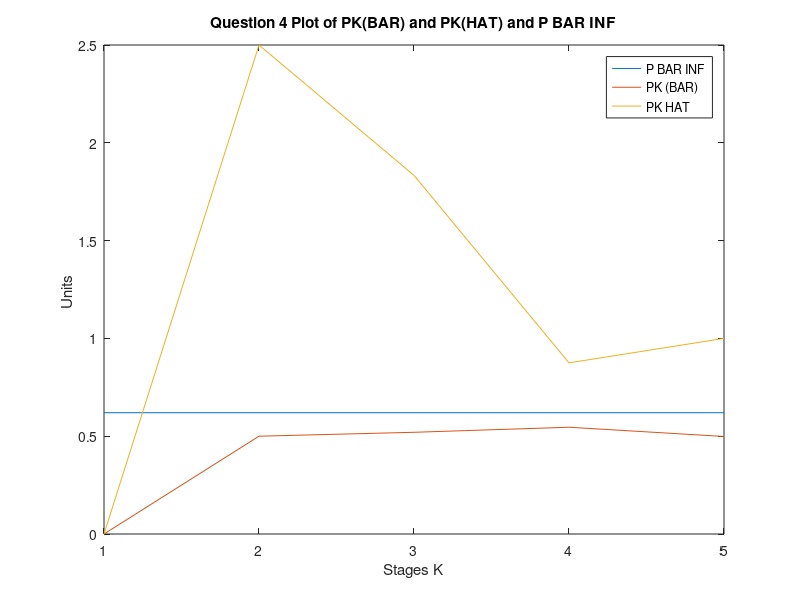
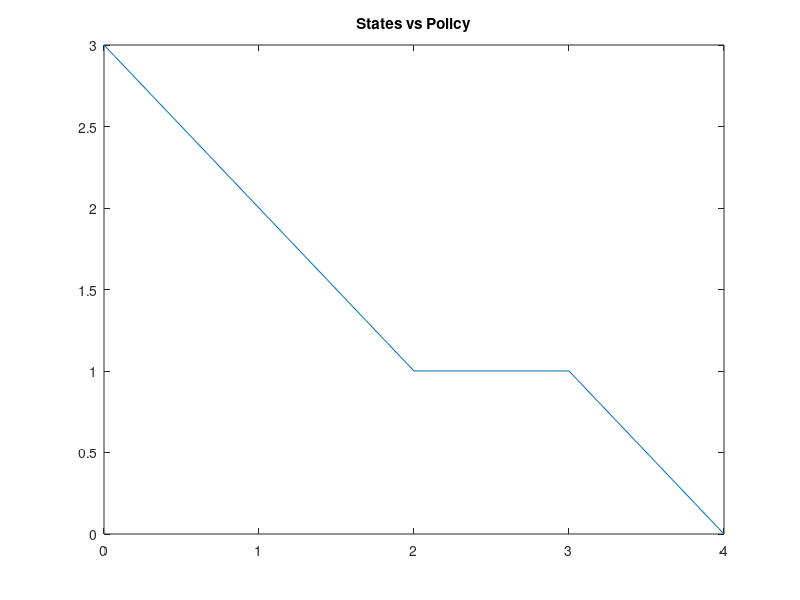
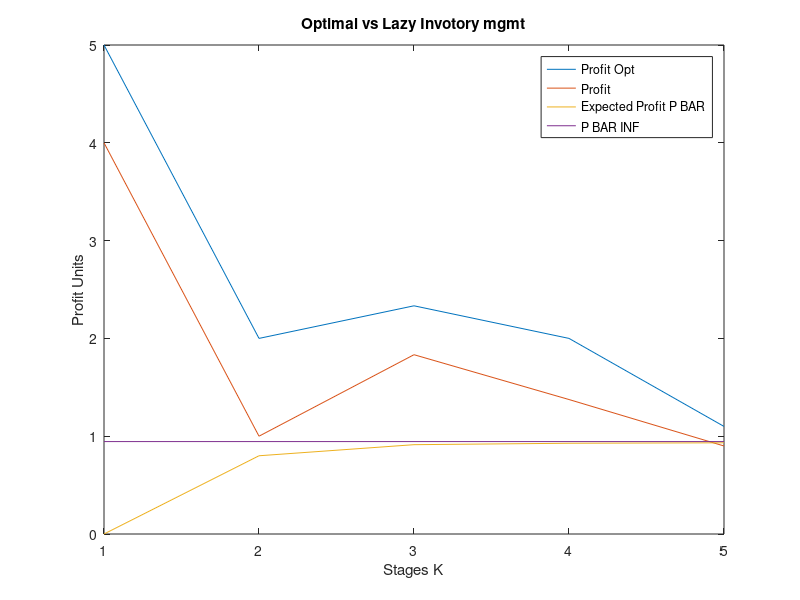
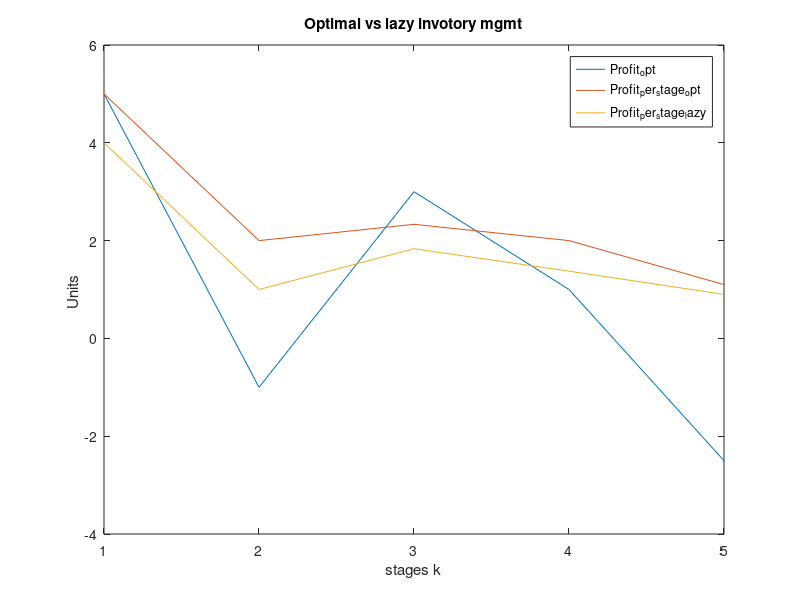

Write the MATLAB code that produced these figures, in order.
%Markov HW
%Dan S. Cohen
%DATE: 9/6/2021
% Assigment Number 1 
%% Inputs

clear all; 
clc;
%n = 20
n = input('Number of sates? ') % Number of sates = n

P = zeros(n,n);
PL = zeros(n,n);
% Transistion probability matrix = P
% Inital Distibution P0
P0 = zeros(n,n);
P0(1,1)= 1;

% Number of stages
%k = 1000
k = input('Number of stages? ') % Number of sages = k

%k = [1,2,3,4,5,6,7,8,9,10,11,12];% stages


% Calc Profit 
m = 0.5; % mait cost
c = 1; % cost of each item
r = 2; % rev of each unit
p = 1; % penalty
M = n; % max units, The problem outlies we look that M being M-1,
% I have defined it one unit larger 
%k = linspace(1, k, k)
Reward = zeros(n,1);

%% Section 1: Lazy Stocking Control

total_d = 1/M;
d = 1/M;

P(1,:) = d;
P(n,:) = d;
first_e = true;

% loading the probabilty transtion matrix
    
for j=2:n-1
    P(j,1)=1-total_d;
   
    total_d = total_d + d;
        
end

count = 2;
for i=2:n-1
    
    for col=2:count
        PL(i,col)= d;
        
    end
    count = count +1;
    
    
end

P = P + PL;

% end of loading the prob. trans matrix

% 
% Reward(1)=-3*c+((M-1)/2)*r;
% Reward(n)=-(M-1)*m+((M-1)/2)*r;
% 
% for i=2:n-1
%     
%     weight = zeros(i,1);
%     for ii = 1:i-1
%         
%         weight(end-ii)=ii;
%         
%     end
%         
%         
%     Reward(i) =   -(ii)*m+dot(P(i,1:i),weight)*r-p*(((M-1)/2)-ii);  
%     
%     
%     
% end

% M  = 4 not 3 here 

% claculating the reward matrix based oy running throuhgh all posible
% states and actions in part 1
for state=1:M 
    
    
  
       
    state_ = state -1;
   
   for demand=1:M
       demand_= demand - 1;
       profit = 0;
       
       if(state_ == 0)
           
           action = M-1;
           
       else 
           
           action = 0;
           
       end
       
       
       if demand_ > state_ + action
           
           profit = -(m*state_+c*action)+r*(state_+action)-p*(demand_-state_-action);
           
       elseif demand_ <= state_ + action
           
           profit = -(m*state_+c*action)+r*demand_;
           
           
       end

       Reward(state,demand) =   profit;
       
       
       
   end 
   
    
    
    
end


temp = Reward;
Reward = zeros(1,M)';

% rencoding the reward matrix into the Expected(reward) vector
% this is done by summing through j and dividing by M (my M) or the M+1 in
% the problem
for demand = 1:M
    
    Reward(demand) = sum(temp(demand,:))/M;

    
end 



Expected_Profit_per_stage =0;
Expected_Profit_per_stage_saved_per=zeros(1,k);
% Part 1 claculating the expected profit 
for t=1:k
    
    
    if t==k % discount case 
        
        Expected_Profit_per_stage = Expected_Profit_per_stage+(P0*((P^(t-1))*Reward/2));
        
        
    else  % all other cales
        Expected_Profit_per_stage=Expected_Profit_per_stage+P0*((P^(t-1))*Reward);
        % using the intial P0 where we known where we start we can calculat
        % the expect profit in a state
        
    end 
    
    Expected_Profit_per_stage_saved_per(t)=Expected_Profit_per_stage(1)/t;
    % save the per value and normize with respect to the current full stage
    % length 
end 

Expected_Profit_per_stage=Expected_Profit_per_stage/k; % save and normize again by the final stage value given

%% part 2 
% Generating the states based on Max-Gumble

rng(0); % seed random var for matlab so aid in direct comparision of code 
for i =1:k
    
    U_vector(i)=rand;
    
    G(i)=-log(-log(U_vector(i)));
    
end 


Uniform_var = rand;
G(1) = -log(-log(Uniform_var));


k_m1 = 1;
k = linspace(1, k, k);
S = zeros(1,length(k)); % stock level
for stage =1:length(k)
    
    
    
    U_vector=rand(1,n);
    
    G = -log(-log(U_vector));
    
    
    [maxV,index] = max(G + log(P(k_m1,1:n))) ;
    S(stage) = index;
    k_m1 = S(stage);
    
    
    
end 




% for states first one, layz 

%S = zeros(1,length(k)); % stock level
D = zeros(1,length(k)); % demand
U = zeros(1,length(k)); % policy to restock


S(1) = 0;
S(2:end)=S(2:end)-1; % bring all sates down by 1 so the range starts at 0
 K =[1:1:length(k)]; 
D = randi([0,M-1],[1,length(k)]); % demand for the system
for index = 1:length(K)
    
    
    for stage = 1:index
        
        %randi(M,1,1)
        
        maint_cost = m*S(stage);
        
        %D(stage) = randi([0,M-1],1);
        
        
        if S(stage) <= 0
            U(stage) = M-1;
            
        end 
        
        
        
%         S(stage+1) = (U(stage)-D(stage));
%     
%         if(S(stage+1)<0)
%         
%             S(stage+1)=0;
%         
%         end
%     
%         if(S(stage)<0)
%         
%             S(stage)=0;
%         
%         end
        
        %disp('demand');
        %disp(D(stage));
        
        %S_avg(stage) = sum(S(1:stage))/stage
        %maint cost
        %U(stage) = abs(M-S_avg(stage)) % need to work out policy
        
        if(stage ==index) % dicount case 
            
            Profit(stage) = 0.5*(S(stage));
        
        elseif (D(stage)> S(stage)+U(stage)) % more demand then what you can sell
             Profit(stage) = -(maint_cost+c*U(stage))+r*(S(stage)+U(stage))-p*(D(stage)-S(stage)-U(stage));
        
        elseif (D(stage)<= S(stage)+U(stage)) % less demand then what you can sell
            Profit(stage) =   -(maint_cost+c*U(stage))+r*D(stage);
        end 
        
        
%         if S(stage) <= 0
%             %U(stage) = M-1;
%             Profit(stage) =   -(c*U(stage))+r*D(stage);
%             %disp('restocking all')
%             
%         elseif S(stage) > 0
%             %U(stage) = 0;
%             %disp('not buying any more stock')
%             
%             if(D(stage)> S(stage)+U(stage))
%                 %disp('demand biger then stock')
%                 Profit(stage) = -(maint_cost+c*U(stage))+r*(S(stage)+U(stage))-p*(D(stage)-S(stage)-U(stage));
%                 
%             end
%             
%             if(D(stage)<= S(stage)+U(stage))
%                 %disp('demand less then stock')
%                 Profit(stage) =   -(maint_cost+c*U(stage))+r*D(stage);
%                 
%                 if (stage ==index)
%                     
%                     %disp('left over')
%                     % Halfcost
%                     Profit(stage) =Profit(stage)+ 0.5*(S(stage));
%                     
%                 end
%                 
%                 
%             end
%             
%         end

        
    end 
    
    
   
    total = sum(Profit); % calculating the total profit 
  
    Profit_per_stage(index) = total/index; % finding the proit per stage
    
    %disp('total supply')
    
    
       

        
    
    %S(stage+1)=S(stage)+U(stage)-D(stage)
    
    %if(S(stage+1)<= 0)
        
        %S(stage+1) = 0;
        
    %end 
    
    %Profit_per_stage(stage)= Profit_per_stage(stage) + Profit(stage)/stage
    
    
end

disp('Profit per stage') 
% disp(sum(Profit)/length(k))
% 
% Profit_per_stage = zeros(1,length(k));
% 
% for key =1:length(k)
%     
%        temp= Profit(1:key);
%        
%        Profit_per_stage(key) = sum(temp)/key;
%     
%     
% end 





one = size(P);


w = [eye(one(1))-P,ones(one(1),1)];

% Calculating the Avg reward per stage 

PIE = [ones(1,one(1))]*[w*w.']^-1;

PerStageProfit = PIE*Reward

% Plotting for part 1 
 

plot(K,PerStageProfit*ones(1,length(k)))
hold on 
plot(K,Expected_Profit_per_stage_saved_per)
hold on 
plot(K,Profit_per_stage)
title('Question 4 Plot of PK(BAR) and PK(HAT) and P BAR INF') 
xlabel('Stages K')
ylabel('Units '); 
legend('P BAR INF','PK (BAR)','PK HAT');

%% Part 2 system allowing the policy to be calulated
% Part 2
Transition = {};
count = 0;

total_d = 0;
d = 1/M;
start_number = 1;
% for action = 1:M
%     Transition{action} = zeros(M);
%     total_d = 0;
%     
%     for i = 1:M-count
%         
%         Transition{action}(i,1)= start_number-total_d
%         total_d = total_d + d;
% 
%            
%       
%     end 
%  
%     start_number =  start_number-d     ;  
%     
%     count = count +1 ;
%     
%  
%     
% end
% 
% count=0;
% col_count = M-1;
% start_number_count = 0;
% for action = 1:M
%     
%    
%      for i = 1:M-count
%      
%           j = start_number_count:col_count;
%               
%                 Transition{action}(i,2:j(i)+1)=1/M;
%           
%           
%      end 
%         
%     start_number_count = start_number_count+1  ;
%     count = count +1 ;
%    
%   
%  
% end

% Calculating the Transtion Prob matrices
Transition  = {};

count=0;
for j=1:1
    
    Transition{j} = zeros(M);
   
    for i = 1:M
        total_d = 0;
        for a = 1:M-count
        
            Transition{j}(a,i) = start_number-total_d;
            total_d = total_d + d;    
        
        end 
        start_number =  start_number-d;
        count = count + 1 ;
    end 
    
         
    
end 


for j=2:M
    
    Transition{j} = zeros(M);
   
    for i = 1:M
        total_d = 0;
        for a = 1:M
            if  (i+a)-1-1<=M-1 && (j-1 <= i + a -1 -1)
                Transition{j}(a,i) = d ; 

            end 
              
        
        end 
        
    end 
    
         
    
end 


Temp  = Transition;

for a=1:M
    for i=1:M 
        for j=1:M  
            Transition{a}(i,j) = Temp{j}(a,i);
        end 
    end 
end 

% finish re-encode into "each cell being action" and "going from i to j"

% calculating the reward of the sytem
Reward_From_Action = {};

%Reward(1)=-3*c+((M-1)/2)*r;
%Reward(n)=-(M-1)*m+((M-1)/2)*r;


for i = 1:M
    
%     weight = zeros(i,1);
%     for ii = 1:i-1
%         
%         weight(end-ii)=ii;
%         
%     end
%     
    for demand = 1:M
    
        for act= 1:M
            
            j = i+a-demand;
            
            
            
            if(i+act)-1-1>M-1 ||(i+act)-1-1<j-1 % Is it even posible  grater or equal?
                Reward_From_Action{i}(act,demand)= 0;
            
            else
                             
                if demand > i+act % should the system get reward
                    
                    
                    rew_units = (i+act-j-1); % reward 
        
                   Reward_From_Action{i}(act,demand) = -(i)*m-(act)*c+rew_units*r-p*(demand-i-act);
        
                else 
                    rew_units = (demand-1); % reward 
                   Reward_From_Action{i}(act,demand) = -(i)*m-(act)*c+rew_units*r;
                end
                
             
                
                
            end
        end
    end
end

%finding the expceted profit by state and action 

for i = 1:M 
    
    for act = 1:M 
        curr_profit_val = 0 ;
        for demand = 1:M 
            
            curr_profit_val = curr_profit_val+ Reward_From_Action{i}(act,demand);
            
            
        end 
        avg_profit(i,act) = curr_profit_val/M;
        
        
        
    end 
    
    
    
    
end 


% expected profit 
disp('expected profit in single stage under each action state pair')
disp(avg_profit)

% value interation per stage

V_new = ones(M,1)*0;
V_new(M) = 0;
V_old = 0;
curr_val = 0;
        

val_iter_profit = 0 ;
V0 =0;;

%V(end)=V0;
% Value interation, at each k in time slot 

k = length(k);
    
    
for index = 1:length(K)     
    
    policy_over_time = zeros(1,index);
    V = ones(M,index)*-inf;
    termal_profit = [0:M-1]*(r/2);
    V(:,end) = termal_profit; % load in termal profit
    
    K_ = index; % creating the K from the notes 
    while K_ >0
        for i=1:M
            for act=1:M
                curr_val =0 ;
                curr_val = avg_profit(i,act)+Transition{act}(i,:)*V(:,K_);
                if K_-1<=0 % if we run out of inter the break out
                    break
                end
                %V(i,k-1) = max(V(i,k-1),curr_val)
                if V(i,K_-1) < curr_val % if the clac curr val is biger then we need to reset the V(State at that stage)
                    V(i,K_-1) = curr_val;
                    recored_actions(K_) = act;
                    recored_index(K_)   = i;
                    
                end
            end
            
        end
        
        K_ = K_ - 1; % decrement K 
        
    end
    
    expected_profit_from_empy_warehouse(index) = V(1,1)/index; % save and normilize the profit out inital empty state
     
end


%k = length(K);

% total_profit = 0 ;
% for k=1:length(K)
%     
%     if k == 1
%         
%         Best_Value= V(1,k);
%         
%         Best_Index = 1;
%     else 
%         
%         [Best_Value,Best_Index]=max(V(:,k));    
%     end 
%     policy_over_k(k) = Best_Index;
% 
% end 





%tot_val_iter_profit_perk = val_iter_profit/length(K)




V0 =0;

%V = zeros(1,M);

%V(end)=V0;

% Policy iteration static per state
k = length(k);

policy = ones(1,M);
V_new = ones(M,1)*0;
h_new = ones(M,1)*0;
V_new(M) = 0;
V_old = 0;
curr_val = 0;

% policy interations % finds best policy at each stock level
% testing normal policy calcs

% 
% for i=1:M
%     
%     
%     for act=1:M
%         curr_val =0 ;
%         for j=1:M
%                                     
%             curr_val = curr_val + Reward_From_Action{i}(act,j)+Transition{j}(act,i)*V(j);
%             
%          end 
%          %curr_val= + curr_val;
%             
%          %V_new(i) = max(V_new(i),curr_val);
%           
%             
%          if V_new(i) <= curr_val
%                 
%              policy(i) = act;
%                 
%              V_new(i) = max(V_new(i),curr_val);
%         
%           
%          end 
%             
%        
%      end
%      
% %     max_diffrace = 0;
% %     
% %     for states = 1:M
% %         max_diffrace = max(max_diffrace,V_new(states));
% %         
% %     end
%         
% 
%      %V = V_new;
% %      end
% %      if(max_diffrace<0.01)
% %          break
% end 

% without the avg cost policy eval this can be used to plot the policy vs
% state
% figure(2)
% plot(1:M,policy)
% hold on
% title('States vs Policy') 
% policy inter with ac/s
policy = ones(1,M); % starting with a bad starting policy. 
h = zeros(M,1);
h_new = zeros(M,1);

V = 1*-inf;
time_start = tic;
for pol_itter = 1:1000

    for i=1:M
        act = policy(i);
        curr_val =0 ;
 
        curr_val = avg_profit(i,act);
        
        best_saved_reward(i) = avg_profit(i,act);
        best_saved_trans(i,:)= Transition{act}(i,:);
        %curr_val = curr_val + Reward_From_Action{i}(act,j)+Transition{j}(act,i)*V(j);
        %curr_val= + curr_val;
        %V_new(i) = max(V_new(i),curr_val);
            
        if V <= curr_val   
            V = curr_val;
        end 

    end

     % Find h_tilida
%     for iter = 1:1
%         for i=2:M
%             act = policy(i);
%             h(1) = V; 
%             curr_val =0 ;
%              
%             curr_val = avg_profit(i,act)+Transition{act}(i,:)*h;      
%             curr_val = curr_val - V ;                      
%             best_saved_trans = Transition{act}(i,:);
%             best_saved_reward(i) = avg_profit(i,act);
%             
%             %h(i) = curr_val;
%             %curr_val= + curr_val;
%             if h(i) <= curr_val
%                 
%                 %best_saved_reward = saved_reward;
%                 %best_saved_trans  = saved_trans;
%                 
%                 h(i) = curr_val;
%                 
%             end 
% 
%         end
% 
%     end 

    %x = [h;V]
    I_tilda = eye(M);
    I_tilda(1,:) = [];
    %h_tilda = I_tilda*h;
    %y = [h_tilda;V];

    W = [eye(M)-best_saved_trans,ones(M,1)]*[I_tilda',zeros(M,1);zeros(1,M-1),1]; % invertable  ;
    y = inv(W)*best_saved_reward'; % finding y
    h_tilda = I_tilda*y(1:M); % finding h_tilta 

    curr_policy = policy ; % load in the current policy for eval
    for i=1:M
            best_val = 0;
            
            for act = 1:M
                
                curr_val = 0;
               
                curr_val = avg_profit(i,act)+Transition{act}(i,:)*[0;h_tilda];
  
                 if best_val < curr_val
                 
                    best_val = curr_val;
                    
                    policy(i) = act; % save the best policy action by state

                 end
            end
        % Do we need to stop
    end 
        % is the poly stable

        if abs(policy-curr_policy)==0   % if we cant get a better policy or is it the same
        
            break
            %disp('ready')

        end 

end 
% calc timeing
total_time_run = toc(time_start);     
disp('Best Policy is...')
disp(policy-1)
figure(2)
plot(1-1:M-1,policy-1)
hold on
title('States vs Policy') 










% Part 4


S = zeros(1,length(K)); % stock level
%D = zeros(1,length(k)); % demand
U = zeros(1,length(K)); % policty to restock


%S(1) = 0;
%S(2:end)=S(2:end)-1;
planed_pol = [linspace(M, 1, M)];

% optimal system



for index = 1:length(K)

    for stage = 1:index
    
        %randi(M,1,1)
    
        maint_cost = m*S(stage);
    
        %D(stage) = round(rand*M);
    
        % rolling avg control pi
    
        %S_avg(stage) = sum(S(1:stage))/stage
    
        %maint cost
    
        U(stage) = policy(S(stage)+1)-1; % poly control
    
        S(stage+1) = (U(stage)-D(stage));
    
        if(S(stage+1)<0)
        
            S(stage+1)=0;
        
        end
    
        if(S(stage)<0)
        
            S(stage)=0;
        
        end
    
    
    
    
    
        %disp('demand')
        %disp(D(stage))
    
        %U(stage) = abs(M-S_avg(stage)) %
        if S(stage) <= 0
            %U(stage) = M;
            Profit_opt(stage) =   -(c*U(stage))+r*D(stage);
            %disp('restocking all')
        
        elseif S(stage) > 0
            %U(stage) = 0;
            %disp('not buying any more stock')
        
        
        
            if(D(stage)> S(stage)+U(stage))
                %disp('demand biger then stock')
                Profit_opt(stage) = -(maint_cost+c*U(stage))+r*(S(stage)+U(stage))-p*(D(stage)-S(stage)-U(stage));
            
            
            end
        
            if(D(stage)<= S(stage)+U(stage))
                %disp('demand less then stock')
                Profit_opt(stage) =   -(maint_cost+c*U(stage))+r*D(stage);
            
                if (stage ==length(k))
                
                    %disp('left over')
                % Halfcost
                    Profit_opt(stage) =Profit_opt(stage)+ 0.5*(U(stage)-D(stage));
                
                end
            
            
            end
        
        end
    
        %disp('total supply')
    
    
    
    
    
    
    %S(stage+1)=S(stage)+U(stage)-D(stage)
    
    %if(S(stage+1)<= 0)
    
    %S(stage+1) = 0;
    
    %end
    
    %Profit_per_stage(stage)= Profit_per_stage(stage) + Profit(stage)/stage
    
    
    end
    total = 0;
    for kk = 1:length(Profit_opt)
        total = total + Profit_opt(kk);
        
    end 
    
    
    
    Profit_per_stage_opt(index)= total/index; % finding profit by index
    
end 



% disp('Profit per stage')
% disp(sum(Profit_opt)/length(K))
% 
% Profit_per_stage_opt = zeros(1,length(K));
% 
% for key =1:length(K)
%     
%        temp= Profit_opt(1:key);
%        
%        Profit_per_stage_opt(key) = sum(temp)/key;
%     
%     
% end 

% lazy policy with same demand

S = zeros(1,length(K)); % stock level
%D = zeros(1,length(k)); % demand
U = zeros(1,length(K)); % policty to restock

%S(1) = 0;
%S(2:end)=S(2:end)-1;


%policy(16:20) = 1;
% lazy system 
pol=[zeros(1,M)];
pol(1)=M-1; %creating the lazy policy

for index = 1:length(K)
    
    for stage = 1:index
        
        %randi(M,1,1)
        
        maint_cost = m*S(stage);
        
        %D(stage) = round(rand*M);
        
        % rolling avg control pi
        
        %S_avg(stage) = sum(S(1:stage))/stage
        
        %maint cost
        
        U(stage) = pol(S(stage)+1);
        
        S(stage+1) = (U(stage)-D(stage));
        
        
        if(S(stage+1)<0)
            
            S(stage+1)=0;
            
        end
        
        if(S(stage)<0)
            
            S(stage)=0;
            
        end
        
        %disp('demand')
        %disp(D(stage))
        
        %U(stage) = abs(M-S_avg(stage)) % need to work out policy
        if S(stage) <= 0
            %U(stage) = M;
            Profit_lazy(stage) =   -(c*U(stage))+r*D(stage);
            %disp('restocking all')
            
        elseif S(stage) > 0
            %U(stage) = 0;
            %disp('not buying any more stock')
            
            
            
            if(D(stage)> S(stage)+U(stage))
                %disp('demand biger then stock')
                Profit_lazy(stage) = -(maint_cost+c*U(stage))+r*(S(stage)+U(stage))-p*(D(stage)-S(stage)-U(stage));
                
                
            end
            
            if(D(stage)<= S(stage)+U(stage))
                %disp('demand less then stock')
                Profit_lazy(stage) =   -(maint_cost+c*U(stage))+r*D(stage);
                
                if (stage ==length(k))
                    
                    %disp('left over')
                    % Halfcost
                    Profit_lazy(stage) =Profit_lazy(stage)+ 0.5*(U(stage)-D(stage));
                    
                end
                
                
            end
            
        end
        
        %disp('total supply')
        
        
        
        
        
        
        %S(stage+1)=S(stage)+U(stage)-D(stage)
        
        %if(S(stage+1)<= 0)
        
        %S(stage+1) = 0;
        
        %end
        
        %Profit_per_stage(stage)= Profit_per_stage(stage) + Profit(stage)/stage
        
        
    end
    
    total = 0;
    for kk = 1:length(Profit_lazy)
        total = total + Profit_lazy(kk);
        
    end 
    
    
    
    Profit_per_stage_lazy(index)= total/index; %saving the proift by index 
    
    
    

    
end



% disp('Profit per stage lazy')
% disp(sum(Profit_lazy)/length(K))

%Profit_per_stage_opt = zeros(1,length(K)); 

% for key =1:length(K)
%     
%        temp= Profit_lazy(1:key);
%        
%        Profit_per_stage_lazy(key) = sum(temp)/key;
%     
%     
% end 
% 
% 
% plotting for part 2

figure(3)
plot(1:length(K),Profit_per_stage_opt)
hold on
plot(1:length(K),Profit_per_stage_lazy)
hold on 
plot(1:length(K),expected_profit_from_empy_warehouse)
hold on
plot(1:length(K),h_tilda(length(h_tilda))*ones(1,length(K)))
title('Optimal vs Lazy Invotory mgmt') 
xlabel('Stages K')
ylabel('Profit Units'); 
legend('Profit Opt','Profit','Expected Profit P BAR','P BAR INF');

disp('percent profit better')
disp((sum(Profit_per_stage_opt)/sum(Profit_per_stage_lazy))*100)




figure(4)
plot(1:length(K),Profit_opt)
hold on
plot(1:length(K),Profit_per_stage_opt)
plot(1:length(K),Profit_per_stage_lazy)
title('Optimal vs lazy invotory mgmt') 
xlabel('stages k')
ylabel('Units '); 
legend('Profit_opt','Profit_per_stage_opt','Profit_per_stage_lazy');



% page 64 calculation for avg cost per stage
curr_val_V_mu = zeros(1,M);
for i=1:M 
    
    act = policy(i);
    
    for j=1:M
        curr_val_V_mu(i) = curr_val_V_mu(i) + Reward_From_Action{i}(act,j);
        
    end
    
    
    
end 


disp('for avg cost per stage')
disp(curr_val_V_mu)






           %h_new(i) = curr_val;
            
           %h_new(i) = max(h_new(i),curr_val);
%             if V_new(i) <= curr_val
%                 
%                 policy(i) = act;
%                 
%                 V_new(i) = max(V_new(i),curr_val);
%           
%             end 


    
%     max_diffrace = 0;
    
%     for states = 1:M
%         max_diffrace = max(max_diffrace,abs(h(states)-h_new(states)));
%         
%     end

        %h = h_new;

%         if(max_diffrace<0.1)
%             break
%          
%         end 

%     
%      
%     max_diffrace = 0;
%     
%     for states = 1:M
%         max_diffrace = max(max_diffrace,abs(V(states)-V_new(states)));
%         
%     end
%         
% 
%         V = V_new;
%        
%      
%      
%         if(max_diffrace<0.1)
%             break
%          
%         end 
%     
%     
    
